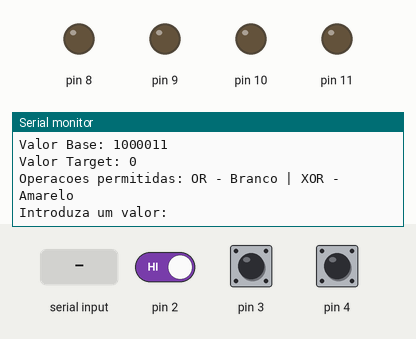
Bench run of a sketch on a simulated Arduino Uno, built with avr-gcc and run on an emulated ATmega328P. Shown: output pins drawn as LEDs (lit = HIGH), the last lines printed to the serial monitor. Inputs (shaded band) come from the test bench; at power-on: pin 3 HIGH, pin 2 HIGH, pin 4 HIGH. Random numbers use the default seed unless the sketch sets one.

Above: at 1.2 s.
1.3 s: "1\n" received over Serial
At 1.9 s:
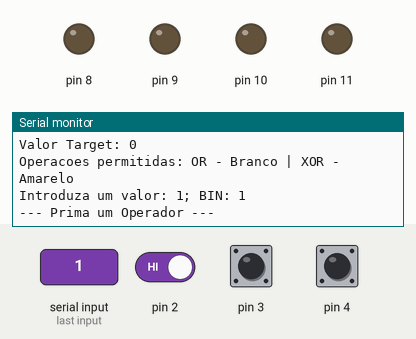
2.8 s: pin 3 pulled LOW for 0.15 s
At 3.7 s:
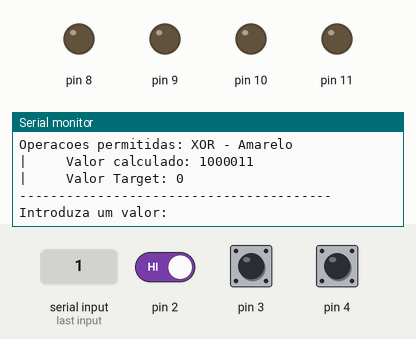
4.4 s: pin 3 pulled LOW for 3.2 s
At 7.2 s:
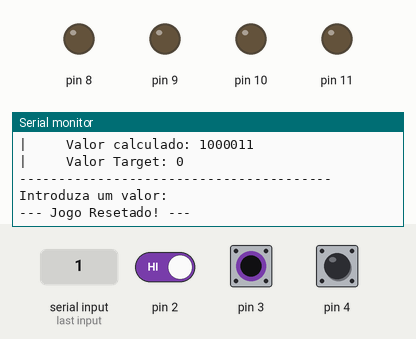
9.1 s: pin 2 driven LOW and pin 3 driven LOW
At 11.9 s:
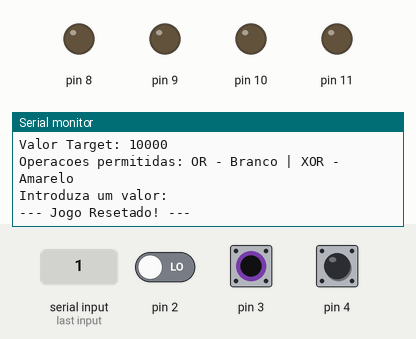
Timing chart, 0 to 13.1 s (numbered marks = the images above; inputs shaded):
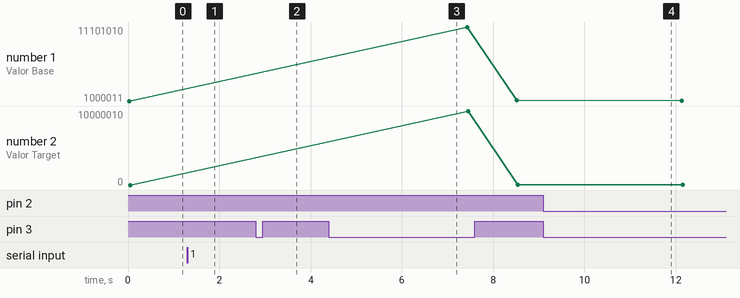

Measured:
- after the input at 1.3 s, the serial monitor: prints a new line at once (image 1)
- after the input at 2.8 s, the serial monitor: prints a new line after 0.05 s (image 2)
- after the input at 4.4 s, the serial monitor: prints a new line after 2.0 s (image 3)
- plotted number 1: 1000011 → 1110000 after the input at 4.4 s, 1110000 → 1011011 after the input at 9.1 s
- plotted number 2: 0 → 10000 after the input at 4.4 s, 10000 → 11000 after the input at 9.1 s

The sketch:

Jogo_Super-Bit-Smasher_com_Arduino_-_C_digo_do_Jogo.ino
```cpp
// C++ code
//
// --- Jogo Super-Bit-Smasher ---
//
// Concebido Por: Carlos Oliveira


// Declaração das variáveis globais a serem utilizadas ao longo do código:
unsigned long lastDebounceTime[3] = {0,0,0}; // Array com o tempo da última mudança de estado de cada botão ({Botão_Pino_2, Botão_Pino_3, Botão_Pino_4}).
byte lastButtonState[3] = {HIGH,HIGH,HIGH}; // Array com o último estado de cada botão ({Botão_Pino_2, Botão_Pino_3, Botão_Pino_4}).
byte buttonState[3] = {HIGH,HIGH,HIGH}; // Array com o estado atual de cada botão ({Botão_Pino_2, Botão_Pino_3, Botão_Pino_4}).
const unsigned long timeLimit = 60000; // Tempo limite para cada rodada do jogo (60 segundos).
const unsigned int TEMPO_RESET = 2000; // Tempo para as longas pressões no botão OR (2 segundos).
unsigned long ultimo_ciclo = 0; // Variável para guardar o tempo da última mudança de estado do botão OR para o debounce do reset.
byte target; // Variável para guardar o valor target.
byte ponto_de_partida; // Variável para guardar o valor do ponto de partida.
byte anti_ciclo[2] = {0,0}; // Array para fazer com que os prints que estejam dentro de um ciclo sejam impressos apenas uma vez.
bool AND_HABILITADO; // Variável para verificar se a operação AND está habilitada, se não estiver é porque a operação XOR está habilitada.
unsigned long tempo_inicio_jogo; // Variável para guardar o tempo de início do jogo.


void setup() {
    Serial.begin(9600); // Inicializa a comunicação Serial com um rate de 9600 bps.
    randomSeed(analogRead(0)); // Inicializa o gerador de números aleatórios com um valor aleatório.
    for (byte PIN_LED = 8; PIN_LED <= 11; PIN_LED++) pinMode(PIN_LED, OUTPUT); // Inicializa os pinos dos LEDs como OUTPUT.
    for (byte PIN_BOTAO = 2; PIN_BOTAO <= 4; PIN_BOTAO++) pinMode(PIN_BOTAO, INPUT_PULLUP); // Inicializa os pinos dos botões como INPUT com resistência de pull-up.
}

// Função para fazer debounce dos botões:
bool debounceButton(const byte PINO, const unsigned long debounceDelay = 50) {
    byte reading = digitalRead(PINO); // Lê o estado do botão guardado na variável local PINO.
    const byte index = PINO - 2; // Indexa o array de estados dos botões de acordo com o PINO selecionado.

    if (reading != lastButtonState[index]) lastDebounceTime[index] = millis(); // Atualiza o tempo da última mudança de estado do botão.

    if ((millis() - lastDebounceTime[index]) >= debounceDelay) { // Condição para verificar se o tempo de debounce foi atingido.
        if (reading != buttonState[index]) { // Condição para verificar se o estado do botão é diferente do estado anterior (antes do tempo de debounce ser atingido).
            buttonState[index] = reading; // Atualiza o estado do botão para o novo estado do botão.
            if (buttonState[index] == LOW) { // Condição para verificar se o botão foi pressionado (pois até aqui as condições não verificam se o botão foi realmente pressionado ou não).
                lastButtonState[index] = reading; // Atualiza o último estado do botão, neste caso para LOW (pressionado).
                return true; // Retorna verdadeiro para indicar que o botão foi pressionado.
            }
        }
    }

    lastButtonState[index] = reading; // Atualiza o último estado do botão, neste caso, para HIGH (não pressionado), uma vez que a condição para verificar se o botão foi pressionado não foi satisfeita.
    return false; // Caso a condição para verificar se o botão foi pressionado não fôr satisfeita, retorna falso para indicar que o botão não foi pressionado ou que a pressão registada não é válida.
}

// Função para fazer o reset do jogo:
bool reset_jogo() {
    // Bloco de código tipo debounce para assegurar o reset do jogo quando o botão do OR é pressionado por mais de 2 segundos:
    unsigned long novo_ciclo = millis(); // Variável para guardar o tempo atual (tempo aquando da chamada da função).
    byte leitura_reset = digitalRead(3); // Lê o estado do botão OR.
    if (leitura_reset == LOW) { // Condição para verificar se o botão OR foi pressionado.
        if (novo_ciclo - ultimo_ciclo > TEMPO_RESET) { // Condição para verificar se o botão OR foi pressionado por mais de 2 segundos.
            Serial.println("");
            Serial.println("--- Jogo Resetado! ---");
            delay(1000); // Delay intencional para dar um intervalo entre rodadas do jogo após o reset.
            return true;
        }
    } else ultimo_ciclo = novo_ciclo; // Atualiza o tempo da última mudança de estado do botão OR aquando do RESET para o tempo atual (tempo aquando da chamada da função) assim criando um "4º Botão" com variáveis dedicadas para perceber a altura correta do RESET.

    return false;
}

// Função para fazer a contagem do tempo limite do jogo e ativar os LEDs de tempo restante:
bool timer() {
    // Condição para verificar se o tempo limite do jogo foi atingido, se foi o jogo é terminado:
    if (millis() - tempo_inicio_jogo > timeLimit) {
        Serial.println("");
        Serial.println("--- Tempo esgotado! Tente novamente. ---");
        delay(500); // Delay intencional para dar um intervalo entre rodadas do jogo após o tempo esgotado.
        return true;
    }

    // Condição para ativar os LEDs de tempo restante:
    for (byte quarto = 1; quarto <= 4; quarto++){
        if (millis() - tempo_inicio_jogo == quarto*(timeLimit/4)) {
        digitalWrite(7 + quarto, HIGH);
        }
    }

    return false;
}

// Função principal do jogo:
void main_jogo() {
    tempo_inicio_jogo = millis(); // Inicializa o tempo de início do jogo.
    while(true) {
        // Chama a função reset_jogo() para verificar se o botão OR foi pressionado por mais de 2 segundos:
        if (reset_jogo()) return;

        // Chama a função timer() para verificar se o tempo limite do jogo foi atingido:
        if (timer()) return;

        // Condição para verificar a vitória:
        if (ponto_de_partida == target) {
            Serial.println("Parabens! Acertou no alvo!");
            return;
        }

        // Condição para fazer um print a pedir um novo input ao utilizador de uma maneira mais formatada e de fácil compreensão e a indicar a operação selecionada:
        if (anti_ciclo[1] == 0) { // Como a variável é incrementada "infinitamente" até que a condição Serial.available() > 0 seja satisfeita, a condição if só é satisfeita uma vez de maneira a só realizar um print a cada input, como pretendido.
            Serial.println(""); // Print vazio para dar um espaço entre mensagens de texto.
            Serial.print("Introduza um valor: ");
        }
        anti_ciclo[1]++; // Incrementa 1 a uma variável guardada no array anti_ciclo que só é resetada quando a condição Serial.available() > 0 estiver satisfeita.
        if (anti_ciclo[1] == 5) anti_ciclo[1] = 2; // Para evitar overflow e reduzir o espaço de memória ocupado pelo array anti_ciclo.

        // Condição para verificar se há um input disponível (se ouverem mais do que 0 bytes disponíveis, executa):
        while (Serial.available() > 0) { // Usam-se ciclos em vez de condicionais de maneira a garantir que enquanto o utilizador não introduzir um input, o monitoramento de reset e de tempo não é afetado.
            // Reset do valor do array anti_ciclo associado ao print a pedir um novo input, para que cada vez que após cada operação, o programa peça um novo input:
            anti_ciclo[1] = 0;

            String INPUT_STR = Serial.readStringUntil('\n'); // Lê o input do utilizador até que seja pressionada a tecla Enter.
            int input_int = INPUT_STR.toInt(); // Converte o input do utilizador para um valor inteiro.

            // Verifica se o valor de input é válido, se não for, o programa pede um novo input:
            if ( 0 > input_int || input_int > 255) {
                Serial.println("ERRO: Valor de input invalido!");
                continue;
            }

            // Conversor de número inteiro para binário (em formato de Byte):
            String input_strbin = String(input_int, BIN); // Converte o valor inteiro para a forma de binário MAS em formato de string.
            byte input_bin = 0b00000000; // Inicializa a variável de input em binário.
            for (byte index = 0; index < input_strbin.length(); index++) {
                input_bin <<= 1; // Desloca os bits para a esquerda para abrir espaço para o próximo bit.
                if (input_strbin[index] == '1') {
                    input_bin |= 0b00000001; // Adiciona o bit 1 na posição menos significativa.
                }
            }

            // Condição para fazer print do valor de input e do valor de input em binário:
            Serial.print(input_int);
            Serial.print("; BIN: ");
            Serial.println(input_bin, BIN);

            // Condição para fazer um único print a pedir a seleção de um operador, no início de cada rodada:
            if (anti_ciclo[0] == 0) Serial.println("--- Prima um Operador ---");
            anti_ciclo[0]++;
            if (anti_ciclo[0] == 5) anti_ciclo[0] = 2;

            // As condições de reset e jogo continuam a aparecer ao longo do código dentro de loops para que o utilizador possa fazer reset a qualquer momento e para que quando o tempo limite seja atingido, o jogo termine imediatamente ao envez de esperar para voltar ao início do loop prara fazer reset ou acabar o jogo:
            if (reset_jogo()) return;

            if (timer()) return;

            // Loop criado para esperar por um input do utilizador:
            while (buttonState[0]==lastButtonState[0] or buttonState[1]==lastButtonState[1] or buttonState[2]==lastButtonState[2]) {
                // Operações Bitwise que incrementam ao valor do ponto de partida, o novo input do utilizador em binário:
                if (debounceButton(2) && !AND_HABILITADO) {
                    anti_ciclo[0]=0;
                    Serial.println("Operacao Selecionada: XOR -Amarelo");
                    Serial.println("Operacoes permitidas: OR - Branco");
                    ponto_de_partida ^= input_bin;  // Operação: XOR
                    Serial.print("|     Valor calculado: ");
                    Serial.println(ponto_de_partida, BIN);
                    Serial.print("|     Valor Target: ");
                    Serial.println(target, BIN);
                    Serial.println("----------------------------------------");
                    for (byte index = 0; index <= 3; index++) lastButtonState[index] = HIGH;
                    break;
                } else if (debounceButton(4) && AND_HABILITADO) {
                    anti_ciclo[0]=0;
                    Serial.println("Operacao Selecionada: AND - Vermelho");
                    Serial.println("Operacoes permitidas: OR - Branco");
                    ponto_de_partida &= input_bin; // Operação: AND
                    Serial.print("|     Valor calculado: ");
                    Serial.println(ponto_de_partida, BIN);
                    Serial.print("|     Valor Target: ");
                    Serial.println(target, BIN);
                    Serial.println("----------------------------------------");
                    for (byte index = 0; index <= 3; index++) lastButtonState[index] = HIGH;
                    break;
                } else if (debounceButton(3)) {
                    anti_ciclo[0]=0;
                    Serial.println("Operacao Selecionada: OR - Branco");
                    if (AND_HABILITADO) Serial.println("Operacoes permitidas: AND - Vermelho");
                    if (!AND_HABILITADO) Serial.println("Operacoes permitidas: XOR - Amarelo");
                    ponto_de_partida |= input_bin; // Operação: OR
                    Serial.print("|     Valor calculado: ");
                    Serial.println(ponto_de_partida, BIN);
                    Serial.print("|     Valor Target: ");
                    Serial.println(target, BIN);
                    Serial.println("----------------------------------------");
                    for (byte index = 0; index <= 3; index++) lastButtonState[index] = HIGH;
                    break;
                } else if ((debounceButton(4) && !AND_HABILITADO) || (debounceButton(2) && AND_HABILITADO)) {
                    Serial.println("ERRO: Operacao Invalida! Selecione novamente.");
                    continue;
                }

                // Fazer reset e continuar a contabilizar o tempo mesmo dentro do loop de espera de input:
                if (reset_jogo()) return;

                if (timer()) return;
            }
        }
    }
}


void loop() {
    Serial.println("");
    Serial.println("**** NOVA RODADA ****");

    // Geradores de números aleatórios para o alvo e ponto de partida:
    target = random(0b00000000, 0b100000000);
    ponto_de_partida = random(0b00000000, 0b100000000);

    Serial.print("Valor Base: ");
    Serial.println(ponto_de_partida, BIN);
    Serial.print("Valor Target: ");
    Serial.println(target, BIN);

    // Máscaras para verificar se as operações AND e XOR estão habilitadas e mensagens de texto correspondentes:
    if (target & (1 << 0)) AND_HABILITADO = true;

    if (AND_HABILITADO) {
        Serial.println("Operacoes permitidas: AND - Vermelho | OR - Branco");
    } else if (!AND_HABILITADO) {
        Serial.println("Operacoes permitidas: OR - Branco | XOR - Amarelo");
    }

    // Início do jogo:
    main_jogo();

    // Redefenição de algumas variáveis globais utilizadas ao longo de cada rodada do jogo e do estado dos LEDs:
    for (byte LED = 8; LED <= 11; LED++) digitalWrite(LED, LOW);
    for (byte index = 0; index <= 1; index++) anti_ciclo[index] = 0; // Reset do array anti_ciclo de maneira a fazer os prints recomeçarem corretamente após cada rodada de jogo.
}
```
